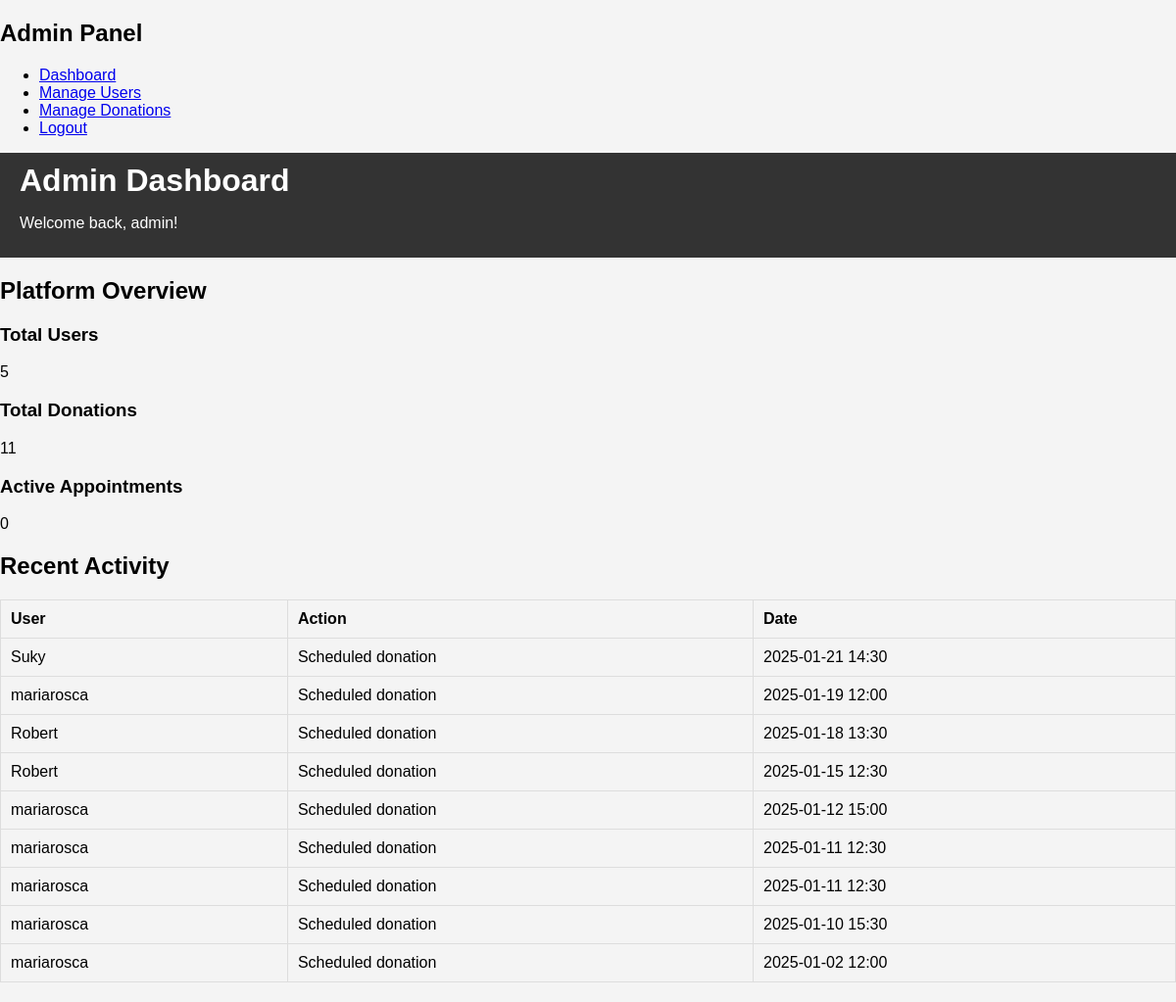
Page /admin/dashboard (signed in) on the earlier database version.
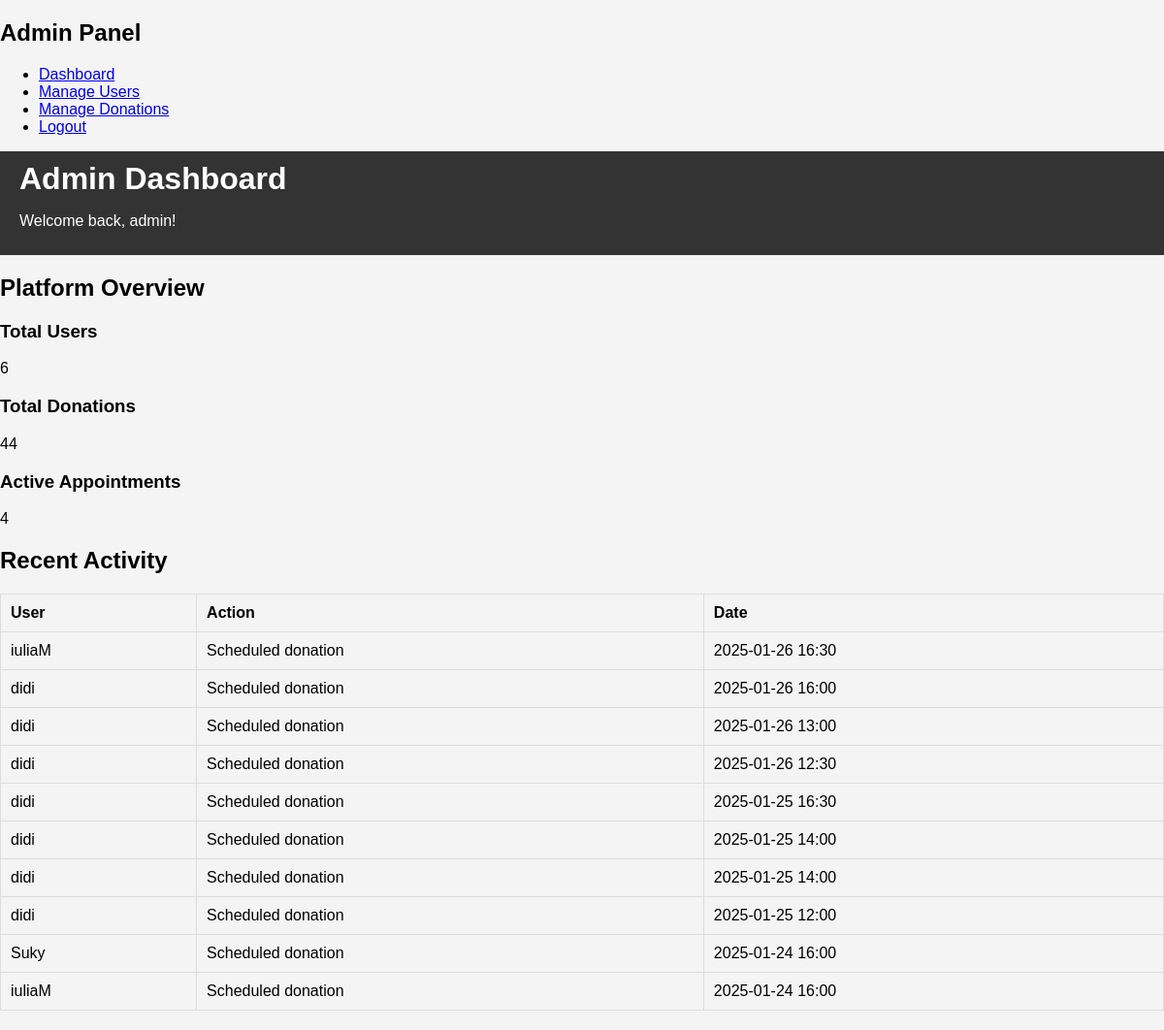
Same page on the later database version.
### tables this page shows
CREATE TABLE users (
        id INTEGER PRIMARY KEY AUTOINCREMENT,
        full_name TEXT NOT NULL,
        username TEXT UNIQUE NOT NULL,
        email TEXT UNIQUE NOT NULL,
        password TEXT NOT NULL 
    , is_admin BOOLEAN DEFAULT 0);

### app.py (the view)
@app.route('/admin/dashboard')
def admin_dashboard():
    if not session.get('logged_in') or not session.get('is_admin'):
        flash("Access Denied. Admins Only!", "danger")
        return redirect(url_for('login'))
    conn = get_db_connection()
    cursor = conn.cursor()
    cursor.execute("SELECT COUNT(*) AS total_users FROM users")
    total_users = cursor.fetchone()['total_users']
    cursor.execute("SELECT COUNT(*) AS total_donations FROM appointments")
    total_donations = cursor.fetchone()['total_donations']
    cursor.execute("""
        SELECT COUNT(*) AS active_appointments
        FROM appointments
        WHERE date >= DATE('now')
    """)
    active_appointments = cursor.fetchone()['active_appointments']
    cursor.execute("""
        SELECT u.username AS user,
               'Scheduled donation' AS action,
               a.date || ' ' || a.time AS date
        FROM appointments a
        JOIN users u ON a.user_id = u.id
        ORDER BY a.date DESC, a.time DESC
        LIMIT 10
    """)
    recent_activity = cursor.fetchall()
    conn.close()
    return render_template(
        'admin_dashboard.html',
        total_users=total_users,
        total_donations=total_donations,
        active_appointments=active_appointments,
        recent_activity=recent_activity
    )

### app.py (called while the page is built)
def get_db_connection():
    try:
        conn = sqlite3.connect('database.db')  # Adjust path if necessary
        conn.row_factory = sqlite3.Row  # Enable dictionary-like row access
        return conn
    except sqlite3.Error as e:
        print(f"Error connecting to database: {e}")
        return None

### templates/admin_dashboard.html (shortened to what this page needs)
<!DOCTYPE html>
<html lang="en">
<head>
    <link rel="stylesheet" href="{{ url_for('static', filename='css/styles-admin.css') }}">
</head>
<body>
    <div class="admin-container">
        <aside class="sidebar">
            <div class="sidebar-header">
                <h2>Admin Panel</h2>
            </div>
            <ul class="sidebar-menu">
                <li><a href="{{ url_for('admin_dashboard') }}" class="active">Dashboard</a></li>
                <li><a href="{{ url_for('admin_users') }}">Manage Users</a></li>
                <li><a href="{{ url_for('admin_donations') }}">Manage Donations</a></li>
                <li><a href="{{ url_for('logout') }}">Logout</a></li>
            </ul>
        </aside>
        <main class="main-content">
            <header class="main-header">
                <h1>Admin Dashboard</h1>
                <p>Welcome back, {{ session['username'] }}!</p>
            </header>
            <section class="stats-overview">
                <h2>Platform Overview</h2>
                <div class="stats-grid">
                    <div class="stat-card">
                        <h3>Total Users</h3>
                        <p>{{ total_users }}</p>
                    </div>
                    <div class="stat-card">
                        <h3>Total Donations</h3>
                        <p>{{ total_donations }}</p>
                    </div>
                    <div class="stat-card">
                        <h3>Active Appointments</h3>
                        <p>{{ active_appointments }}</p>
                    </div>
                </div>
            </section>
            <section class="recent-activity">
                <h2>Recent Activity</h2>
                <table class="activity-table">
                    <thead>
                        <tr>
                            <th>User</th>
                            <th>Action</th>
                            <th>Date</th>
                        </tr>
                    </thead>
                    <tbody>
                        {% for activity in recent_activity %}
                        <tr>
                            <td>{{ activity.user }}</td>
                            <td>{{ activity.action }}</td>
                            <td>{{ activity.date }}</td>
                        </tr>
                        {% endfor %}
                    </tbody>
                </table>
            </section>
        </main>
    </div>
</body>
</html>

### static/css/styles-admin.css (style rules this page uses)
body { font-family: Arial, sans-serif; background-color: #f4f4f4; margin: 0; padding: 0; }
header { background: #333; color: #fff; padding: 10px 20px; }
header h1 { margin: 0; }
table { width: 100%; border-collapse: collapse; margin: 20px 0; }
table th, table td { padding: 10px; text-align: left; border: 1px solid #ddd; }

Differences in the rows shown:
no longer on this page (row unchanged): users: user "mariarosca", action "Scheduled donation", date "2025-01-19 12:00", date "2025-01-12 15:00", date "2025-01-11 12:30", date "2025-01-10 15:30", date "2025-01-02 12:00"
removed users: user "Robert", action "Scheduled donation", date "2025-01-18 13:30", date "2025-01-15 12:30"
added users: user "iuliaM", action "Scheduled donation", date "2025-01-26 16:30", date "2025-01-24 16:00"
added users: user "didi", action "Scheduled donation", date "2025-01-26 16:00", date "2025-01-26 13:00", date "2025-01-26 12:30", date "2025-01-25 16:30", date "2025-01-25 14:00", date "2025-01-25 12:00"
computed for users "Suky": date "2025-01-21 14:30" → "2025-01-24 16:00"
Other differences:
{{ total_users }}: "5" → "6"
{{ total_donations }}: "11" → "44"
{{ active_appointments }}: "0" → "4"
